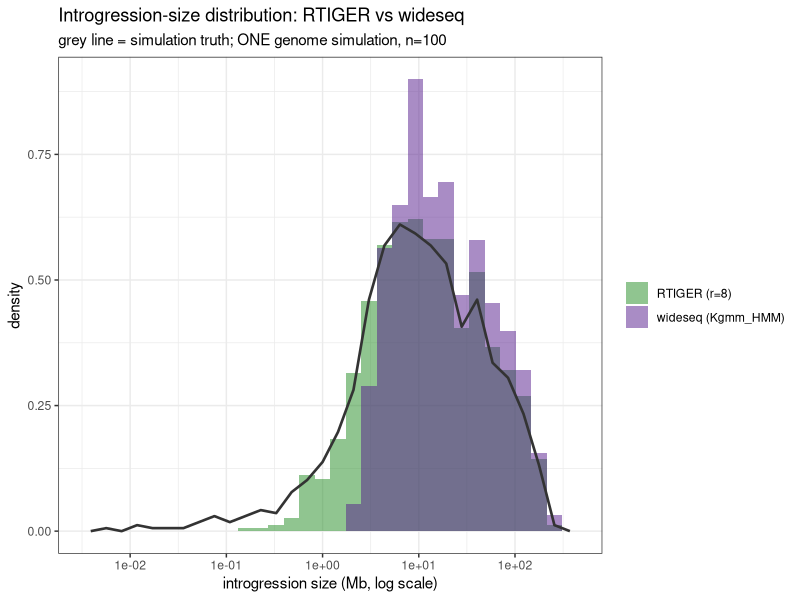

The R script that drew this image:
## ---- chunk 1
# Static: score_joint.R on the n=100 joint benchmark (one canonical truth).
# Reproduce: Rscript make_joint_benchmark.R 100;
#            JULIA_HOME=... Rscript fit_rtiger.R 0 8 0 4 results/joint_benchmark/rtiger;
#            Rscript score_joint.R   (-> results/joint_benchmark/scoring/)
marker <- tibble::tribble(
  ~state,        ~RTIGER_recall, ~RTIGER_prec, ~wideseq_recall, ~wideseq_prec,
  "0 recurrent",        1.000,        0.999,         0.998,         0.996,
  "1 het",              0.978,        0.983,         0.962,         0.935,
  "2 donor",            0.997,        0.998,         0.963,         0.994
)
segment <- tibble::tribble(
  ~class,              ~RTIGER_P, ~RTIGER_R, ~RTIGER_F1, ~wideseq_P, ~wideseq_R, ~wideseq_F1,
  "homozygous donor",      0.996,     0.900,      0.946,      0.997,      0.761,      0.863,
  "heterozygous",          0.892,     0.758,      0.820,      0.918,      0.573,      0.705,
  "donor present",         0.978,     0.866,      0.919,      0.979,      0.701,      0.817
)
crossovers <- tibble::tribble(
  ~method,               ~called, ~true, ~co_bias,
  "RTIGER (r=8)",           18.4,  20.9,    -2.57,
  "wideseq (Kgmm_HMM)",     14.8,  20.9,    -6.11
)
knitr::kable(marker, caption = paste(
  "Marker-level recall & precision vs the canonical ~5 kb truth.",
  "Overall accuracy: RTIGER 0.9989 (0.38% uncovered), wideseq 0.9938 (0% uncovered)."))
knitr::kable(segment, caption = paste(
  "Segment-level (reciprocal overlap >= 0.5) vs the SAME truth -> identical n_truth",
  "(874 / 447 / 1321 for the three classes)."))
knitr::kable(crossovers, caption = paste(
  "Crossovers per genome vs the SAME canonical truth (true = 20.9 for both)."))
## ---- chunk 2
library(dplyr); library(ggplot2)
blocks <- readr::read_csv("docs/rtiger_vs_wideseq_blocks.csv", show_col_types = FALSE)

summ <- blocks %>% group_by(src) %>%
  summarise(blocks_per_sample = round(n() / dplyr::n_distinct(name), 1),
            median_Mb = round(median(size_mb), 1),
            mean_Mb   = round(mean(size_mb), 1),
            `p10_Mb`  = round(quantile(size_mb, .10), 1),
            `p90_Mb`  = round(quantile(size_mb, .90), 1),
            `pct_under_1Mb` = round(100 * mean(size_mb < 1), 1),
            donor_Mb_per_sample = round(sum(size_mb) / dplyr::n_distinct(name), 0),
            .groups = "drop")
knitr::kable(summ, caption = "Introgression-size summary (donor-present blocks, n=100).")

tb <- filter(blocks, src == "simulation (truth)")
mp <- filter(blocks, src != "simulation (truth)")
ggplot(mp, aes(x = size_mb, fill = src)) +
  geom_histogram(aes(y = after_stat(density)), position = "identity",
                 alpha = 0.5, bins = 30) +
  geom_freqpoly(data = tb, aes(x = size_mb, y = after_stat(density)),
                bins = 30, colour = "grey20", linewidth = 0.9, inherit.aes = FALSE) +
  scale_fill_manual(values = c("RTIGER (r=8)" = "forestgreen",
                               "wideseq (Kgmm_HMM)" = "purple4")) +
  scale_x_log10() +
  labs(x = "introgression size (Mb, log scale)", y = "density", fill = NULL,
       title = "Introgression-size distribution: RTIGER vs wideseq",
       subtitle = "grey line = simulation truth; ONE genome simulation, n=100") +
  theme_bw()
